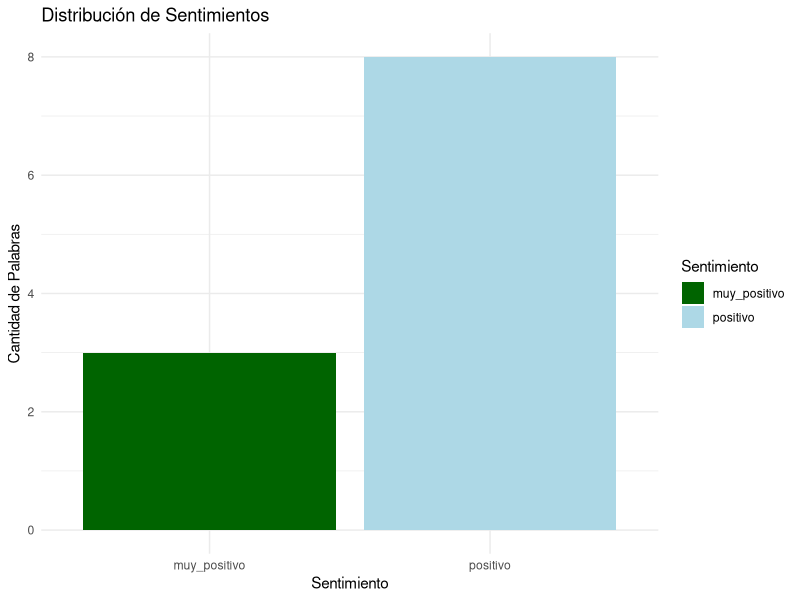

The R script that drew this image:
# Ejemplo 1
install.packages("tidytext")
library(tidytext)
library(dplyr)
texto <- data.frame(
  id = 1:3,
  contenido = c("Hola es una prueba de frase",
                "para tokenizar con un ejemplo",
                "en RStudio y puedas ver claro"
                )
  )


tokens <- texto %>%
  unnest_tokens(palabra,contenido)

 print(tokens)
 
 # ejemplo 2
texto <- data.frame(
   id = 1:10,
   contenido = c("La politica en Bolivia pone triste a la gente",
                 "El partido para el mundial una pena",
                 "Las marchas son el pan da cada dia",
                 "Estan pensando subir el costo del pan",
                 "Los transportistas amenzan cada dia",
                 "Los transportistas quieren entrar en paro",
                 "estamos entrando un frente frio",
                 "cada dia suben las cosas",
                 "el pollo otra vez ha subido",
                 "de todos modos subio el pasaje"
                 )
  )
 
tokenizado <- texto %>% unnest_tokens(palabra,contenido)
print(tokenizado) 

tokenizado %>% count(palabra, sort = TRUE)

# Diccionario simple
positivas <- c("feliz", "alegria", "bueno", "excelente", "amor", "sonrisa")
negativas <- c("triste", "pena", "malo", "odio", "enojo", "problema", "costo", "subir", "paro")

# Clasificar cada palabra
tokenizado$sentimiento <- ifelse(tokenizado$palabra %in% positivas, "positivo",
                                 ifelse(tokenizado$palabra %in% negativas, "negativo", "neutral"))

print(tokenizado)

tabla_sentimientos <- table(tokenizado$sentimiento)
print(tabla_sentimientos)



texto <- data.frame(
  id = 1:10,
  contenido = c(
    "Expocruz 2025 se proyecta como un espacio que sigue creciendo y evolucionando para conectar a Bolivia con el mundo, sin perder su esencia y fomentando la innovación en cada sector.",
    "Queremos que cada versión sea más sostenible, un lugar donde los emprendedores, productores y empresas puedan generar oportunidades concretas de negocio y expandir sus mercados.",
    "Nuestro objetivo es consolidar la feria como un referente regional y global, inspirando a las nuevas generaciones, impulsando la economía y mostrando al país como un espacio de desarrollo y progreso.",
    "La participación de 34 países este año refuerza la proyección de Expocruz y evidencia la confianza internacional que existe en Bolivia como mercado y socio estratégico.",
    "Expocruz se consolida como un puente que une culturas, abre oportunidades, comparte visiones y permite la interacción entre distintos sectores productivos del país y del extranjero.",
    "Santa Cruz se reafirma como una ciudad de ferias y eventos de alcance internacional, demostrando capacidad de organización y liderazgo en la región latinoamericana.",
    "Todo esto es posible gracias al esfuerzo colectivo de miles de personas que, con talento, dedicación y compromiso, hacen de la feria un escenario de excelencia y aprendizaje.",
    "El talento y la dedicación de los participantes impulsan la innovación y fortalecen la proyección de Bolivia como un país confiable y competitivo en el ámbito internacional.",
    "El compromiso de la gente, junto con la planificación estratégica y la cooperación institucional, genera progreso económico, cultural y social durante la feria.",
    "Expocruz conecta sectores, genera oportunidades concretas, fortalece la economía y proyecta a Bolivia como un mercado confiable y estratégico en la región y el mundo."
  ),
  stringsAsFactors = FALSE
)


tokenizado <- texto %>% unnest_tokens(palabra,contenido)
print(tokenizado) 
stop_words <- c("la","el","los","las","de","y","como","se","del","un","una","lo","en","al","para","con","a","su","del","por","que","como")

# Filtrar stop words
tokenizado <- tokenizado[!tokenizado$palabra %in% stop_words, ]


# Diccionario simple
# Intensidad de sentimiento
muy_positivo <- c("excelente", "innovación", "liderazgo", "crecimiento", "logro")
positivo <- c("confianza", "proyección", "talento", "oportunidades")
neutral <- c("evento", "país", "feria", "participación")
negativo <- c("costo", "paro", "problema")
muy_negativo <- c("crisis", "conflicto", "peligro")

tokenizado$sentimiento <- ifelse(tokenizado$palabra %in% muy_positivo, "muy_positivo",
                                 ifelse(tokenizado$palabra %in% positivo, "positivo",
                                        ifelse(tokenizado$palabra %in% negativo, "negativo",
                                               ifelse(tokenizado$palabra %in% muy_negativo, "muy_negativo",
                                                      NA))))  # NA para palabras que no aportan

# Quitar palabras NA
tokenizado_filtrado <- tokenizado[!is.na(tokenizado$sentimiento), ]

# Tabla de sentimientos más limpia
tabla_sentimientos <- table(tokenizado_filtrado$sentimiento)
print(tabla_sentimientos)


tabla_sentimientos <- table(tokenizado$sentimiento)
print(tabla_sentimientos)

library(ggplot2)

# Convertir la tabla a data frame
df_sentimientos <- as.data.frame(tabla_sentimientos)
colnames(df_sentimientos) <- c("Sentimiento", "Cantidad")

# Graficar
ggplot(df_sentimientos, aes(x = Sentimiento, y = Cantidad, fill = Sentimiento)) +
  geom_bar(stat = "identity") +
  scale_fill_manual(values = c("muy_positivo"="darkgreen",
                               "positivo"="lightblue",
                               "neutral"="grey",
                               "negativo"="orange",
                               "muy_negativo"="red")) +
  theme_minimal() +
  labs(title = "Distribución de Sentimientos",
       x = "Sentimiento",
       y = "Cantidad de Palabras")
